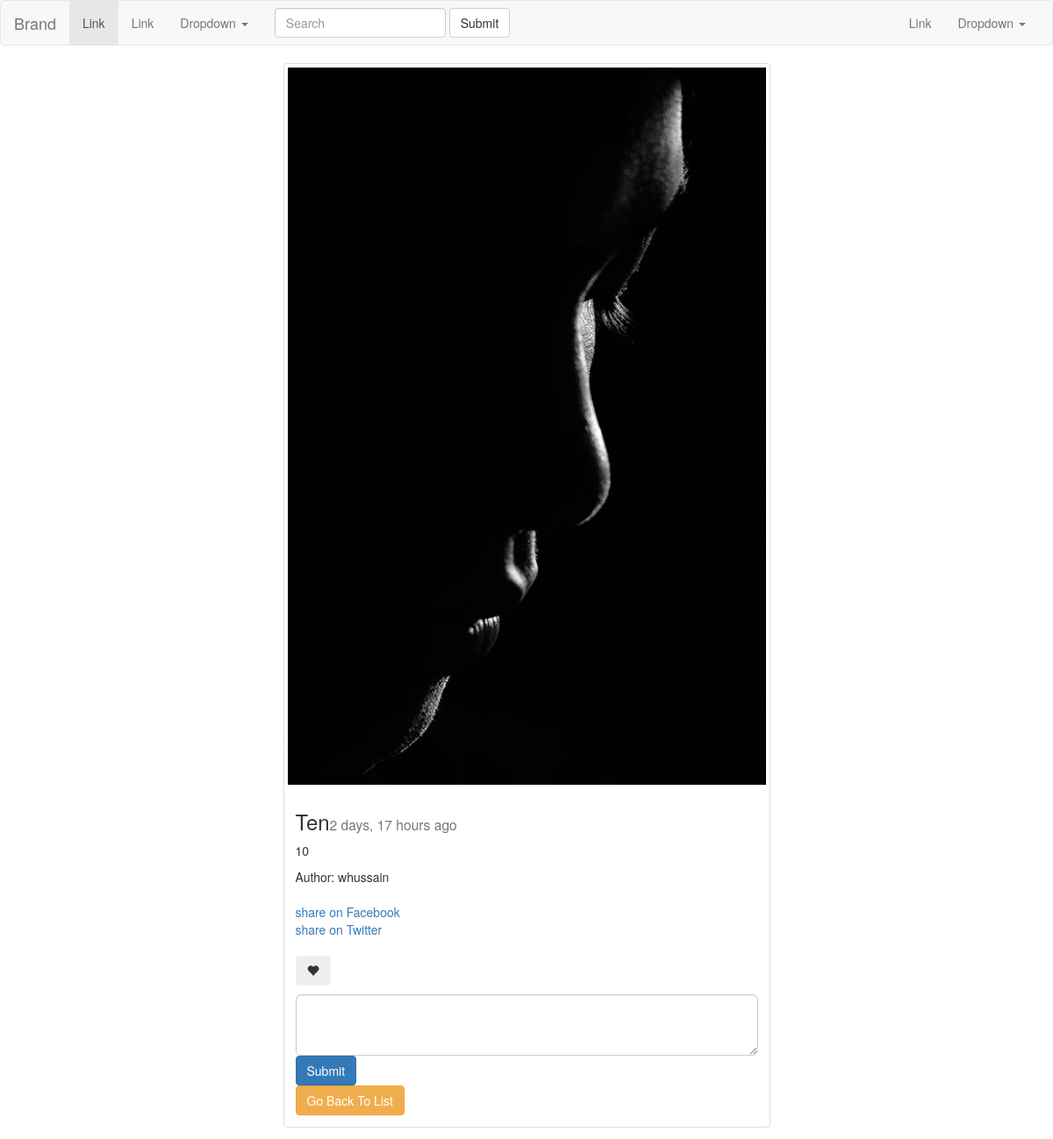
Screenshot of /posts/detail/ten/ (signed in) with the database file from the repository.
### posts/models.py (models this page shows, shortened)
class Post(models.Model):
	author = models.ForeignKey(User,default=1)
	title = models.CharField(max_length=50)
	image = models.ImageField(null=True , blank=True,upload_to="Django_images")
	content = models.TextField()
	draft = models.BooleanField(default=False)
	publish = models.DateField()
	updated = models.DateTimeField(auto_now=True)
	timestamp = models.DateTimeField(auto_now_add=True)
	slug = models.SlugField(unique=True , null=True)
	def get_absolute_url(self):
		return reverse("posts:detail", kwargs={"slug": self.slug})
	class Meta:
		ordering =['-timestamp' ,'-updated']

### posts/views.py (the view)
# urls.py: url(r'^detail/(?P<slug>[-\w]+)/$', views.post_detail, name = "detail"),
def post_detail(request ,slug):
	obj=get_object_or_404(Post, slug=slug)
	date =timezone.now().date()
	if obj.publish > date or obj.draft:
		if not request.user.is_staff or request.user.is_superuser:
			raise Http404
	if request.user.is_authenticated():
		if Like.objects.filter(post=obj,user=request.user).exists():
			like=True
		else :
			like = False
	post_like_count = obj.like_set.all().count()
	user_like_count = request.user.like_set.all().count()
	context ={
	"object":obj,
	}
	return render(request,'post_detail.html',context)

### posts/templatetags/urlify.py (called while the page is built)
@register.filter
def urlify(value):
	return quote(value)

### posts/templates/post_detail.html (shortened to what this page needs)
{% extends "base.html" %}
{% load urlify %}
{% block content %}
    <div class="row">
        <div class="col-sm-6 col-sm-offset-3">
            <div class="thumbnail">
            {% if object.image %}
            <img src="{{object.image.url}}" class="img-responsive">
            {% endif %}
                <div class="caption">
                    <h3>{{object.title}}<small>{{object.publish|timesince}} ago </small></h3>
                    <p>{{object.content|linebreaks}}</p>
                    Author: {{object.author.username}}
                    <p>
                    <br>
             <a href="https://www.facebook.com/sharer/sharer.php?u={{request.build_absolute_uri}}">
                share on Facebook</a>
                <br>
                <a href="https://twitter.com/home?status={{instance.content|urlify|truncatechars:50}}%20{{request.build_absolute_uri}}">
                    share on Twitter
                    </a>
                <br>
                <br>
                <button class="btn" onclick="ajax_like()">
                <span id ="heart "class="glyphicon glyphicon-heart {% if liked %}text-danger{% endif %}"aria-hidden="true"></span>
                </button>
                {% include "django_comments.html" %}
            <a href="{% url 'posts:list' %}" class = "btn btn-warning">Go Back To List</a>
                </div>
            </div>
        </div>
{% endblock content %}

### rows the page displays
Post: image (picture), title "Ten", publish "2 days, 17 hours", content "10", author.username "whussain"
